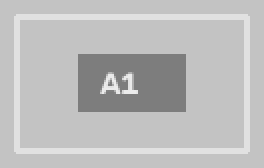
#> input picture data/good_product.png, 132 x 84 px (shown 2 times larger)
$ python defect_inspection.py
#> lines starting #> are read from the running program, lines starting #| are printed output that depends on the picture; after the words box and inside, x2 and y2 are one past the last pixel; in counts of white or black regions, pixels touching at a corner belong together
#> in run, reference_image is the input picture: shape (84, 132, 3); min 125, max 235, mean 189
import argparse
from pathlib import Path
import cv2
import numpy as np
import pandas as pd
from sklearn.metrics import accuracy_score, precision_score, recall_score, f1_score, confusion_matrix


def read_product(image, threshold=100):
#> called with threshold = 100
    gray = cv2.cvtColor(image, cv2.COLOR_BGR2GRAY) if image.ndim == 3 else image
    mask = cv2.threshold(gray, threshold, 255, cv2.THRESH_BINARY)[1]
#> mask: shape (84, 132); every value is 255
    mask = cv2.morphologyEx(mask, cv2.MORPH_CLOSE, np.ones((3, 3), np.uint8))
    contours, _ = cv2.findContours(mask, cv2.RETR_EXTERNAL, cv2.CHAIN_APPROX_SIMPLE)
#> contours = [[[0, 0], [0, 83], [131, 83], [131, 0]]]
    if not contours:
        return None
    contour = max(contours, key=cv2.contourArea)
#> contour = [[0, 0], [0, 83], [131, 83], [131, 0]]
    x, y, w, h = cv2.boundingRect(contour)
#> x = 0; y = 0; w = 132; h = 84
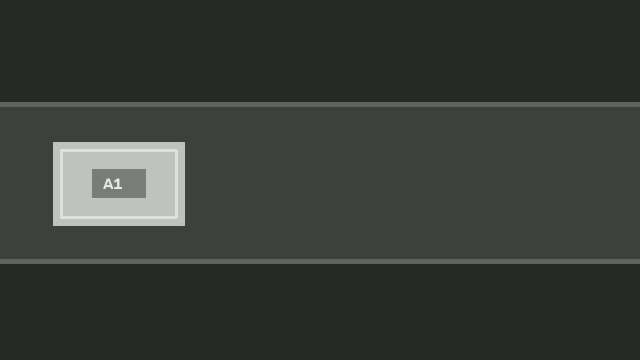
#> input picture frame 30 of data/factory_demo.mp4, 640 x 360 px
#> in run, frame is the input picture: shape (360, 640, 3); mean B, G, R 55.3, 58.3, 56.3
    if w < 15 or h < 15:
        return None
    crop = gray[y:y+h, x:x+w]
    return cv2.resize(crop, (132, 84), interpolation=cv2.INTER_AREA)


def find_products(frame, threshold=100, min_area=2800):
#> called with threshold = 100, min_area = 2800
    gray = cv2.cvtColor(frame, cv2.COLOR_BGR2GRAY)
#> gray: shape (360, 640)
    mask = cv2.threshold(gray, threshold, 255, cv2.THRESH_BINARY)[1]
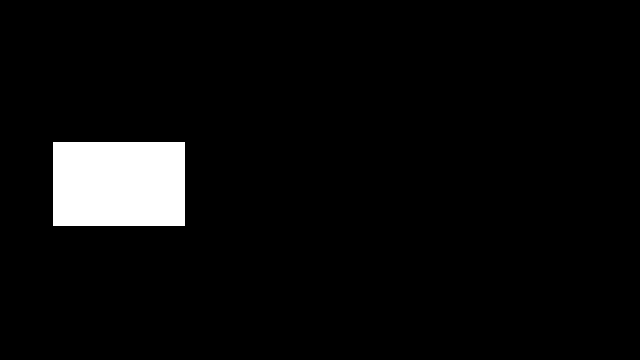
#> mask: shape (360, 640); 4.8% white; 1 white region, box (x1, y1, x2, y2) and area: (53, 142, 185, 226) 11088
    mask = cv2.morphologyEx(mask, cv2.MORPH_CLOSE, np.ones((5, 5), np.uint8))
    contours, _ = cv2.findContours(mask, cv2.RETR_EXTERNAL, cv2.CHAIN_APPROX_SIMPLE)
#> contours = [[[53, 142], [53, 225], [184, 225], [184, 142]]]
    products = []
    for contour in contours:
        if cv2.contourArea(contour) < min_area:
            continue
        x, y, w, h = cv2.boundingRect(contour)
        products.append({'box': (x, y, w, h), 'center': (x + w // 2, y + h // 2)})
#> this loop made 1 pass
#> (contour, x, y, w, h) on pass 1: ([[53, 142], [53, 225], [184, 225], [184, 142]], 53, 142, 132, 84)
#> after the loop, products = 1 item
    return sorted(products, key=lambda item: item['center'][0])


def classify_product(frame, box, reference, pixel_threshold, defect_threshold):
    x, y, w, h = box
    crop = frame[y:y+h, x:x+w]
    image = read_product(crop)
    if image is None:
        return 'DEFECT', 1.0
    diff = cv2.absdiff(reference, image)
    ratio = float(np.mean(diff > pixel_threshold))
    return ('DEFECT' if ratio >= defect_threshold else 'OK'), ratio


def compare_ground_truth(result_df, truth_file):
    truth_df = pd.read_csv(truth_file)
    merged = truth_df.merge(result_df, on='item_id', suffixes=('_true', '_pred'))
    if merged.empty:
        print('No matching IDs for evaluation.')
        return
    y_test = merged['status_true']
    y_pred = merged['status_pred']
    print('-' * 45)
    print(f'Accuracy  : {accuracy_score(y_test, y_pred)*100:.2f}%')
    print(f'Precision : {precision_score(y_test, y_pred, pos_label="DEFECT", zero_division=0)*100:.2f}%')
    print(f'Recall    : {recall_score(y_test, y_pred, pos_label="DEFECT", zero_division=0)*100:.2f}%')
    print(f'F1 Score  : {f1_score(y_test, y_pred, pos_label="DEFECT", zero_division=0)*100:.2f}%')
    print('Confusion Matrix:\n', confusion_matrix(y_test, y_pred, labels=['OK', 'DEFECT']))
    print(f'Evaluated {len(merged)} of {len(truth_df)} labeled demo items.')


def run():
    parser = argparse.ArgumentParser()
    parser.add_argument('--video', default='data/factory_demo.mp4', help='Video or camera index 0')
    parser.add_argument('--reference', default='data/good_product.png')
    parser.add_argument('--truth', default=None, help='Optional CSV with item_id,status (for demos)')
    parser.add_argument('--output', default='outputs')
    parser.add_argument('--threshold', type=int, default=100, help='Object/background separation')
    parser.add_argument('--min-area', type=int, default=2800)
    parser.add_argument('--pixel-threshold', type=int, default=28)
    parser.add_argument('--defect-threshold', type=float, default=0.04)
    parser.add_argument('--no-show', action='store_true')
    args = parser.parse_args()

    reference_image = cv2.imread(args.reference)
    if reference_image is None:
        raise FileNotFoundError('Good product reference not found. Run python make_demo.py first.')
    reference = read_product(reference_image, args.threshold)
    if reference is None:
        raise ValueError('No product visible in reference image.')

    source = int(args.video) if args.video.isdigit() else args.video
    cap = cv2.VideoCapture(source)
    if not cap.isOpened():
        raise FileNotFoundError('Cannot open the input video.')
    width = int(cap.get(cv2.CAP_PROP_FRAME_WIDTH))
    height = int(cap.get(cv2.CAP_PROP_FRAME_HEIGHT))
    fps = cap.get(cv2.CAP_PROP_FPS) or 15
    if fps <= 0:
        fps = 15
    inspection_line = width // 2
    output_path = Path(args.output)
    output_path.mkdir(parents=True, exist_ok=True)
    writer = cv2.VideoWriter(str(output_path / 'inspection_result.mp4'),
                             cv2.VideoWriter_fourcc(*'mp4v'), fps, (width, height))
    if not writer.isOpened():
        raise RuntimeError('Cannot create the output video.')

    tracks = {}
    result_list = []
    next_id = 1
    frame_number = 0
    total_ok, total_defect = 0, 0
    try:
        while True:
            ret, frame = cap.read()
            if not ret:
                break
            frame_number += 1
            products = find_products(frame, args.threshold, args.min_area)
#> products = 1 item
            assigned_ids = set()

            for product in products:
                center = product['center']
                candidates = []
                for item_id, track in tracks.items():
                    if item_id in assigned_ids or frame_number - track['last_frame'] > 4:
                        continue
                    dist = np.linalg.norm(np.array(center) - np.array(track['center']))
                    if dist < 90:
                        candidates.append((dist, item_id))

                if candidates:
                    _, item_id = min(candidates)
                    track = tracks[item_id]
                else:
                    item_id = next_id
                    next_id += 1
                    track = {'center': center, 'last_frame': frame_number,
                             'checked': False, 'status': 'WAIT', 'ratio': 0}
                    tracks[item_id] = track

                assigned_ids.add(item_id)
                old_x = track['center'][0]
                track['center'] = center
                track['last_frame'] = frame_number
                x, y, w, h = product['box']

                # Inspect once per item as its center passes the inspection line.
                if not track['checked'] and old_x < inspection_line <= center[0]:
                    status, ratio = classify_product(frame, product['box'], reference,
                                                     args.pixel_threshold, args.defect_threshold)
                    track.update({'checked': True, 'status': status, 'ratio': ratio})
                    total_defect += int(status == 'DEFECT')
                    total_ok += int(status == 'OK')
                    result_list.append({'item_id': item_id, 'time_seconds': round(frame_number / fps, 2),
                                        'status': status, 'difference_ratio': round(ratio, 4)})
                    print(f'Item {item_id}: {status}, image difference = {ratio*100:.1f}%')

                color = (0, 0, 255) if track['status'] == 'DEFECT' else (0, 255, 0)
                cv2.rectangle(frame, (x, y), (x + w, y + h), color, 2)
                cv2.putText(frame, f'#{item_id} {track["status"]}', (x, max(y - 8, 15)),
                            cv2.FONT_HERSHEY_SIMPLEX, 0.55, color, 2)
#> this loop made 1 pass
#> (product, item_id, next_id, old_x) on pass 1: ({'box': (53, 142, 132, 84), 'center': (119, 184)}, 1, 2, 119)
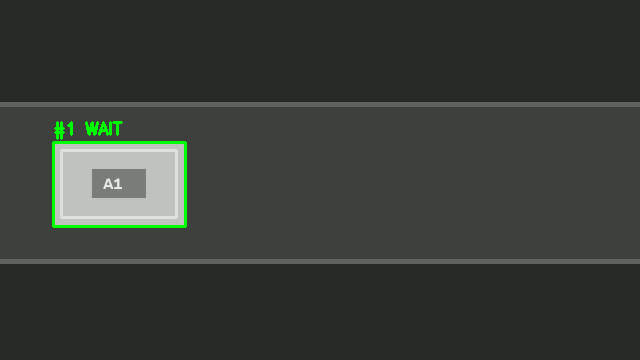
#> frame: shape (360, 640, 3); 0.78% of pixels changed, all inside (x1, y1, x2, y2) = (52, 121, 187, 228)
#> after the loop, assigned_ids = 1 item; next_id = 2; result_list = []; total_defect = 0; total_ok = 0; tracks = 1 item

            # Drop stale tracks to keep memory bounded on long videos.
            tracks = {i: t for i, t in tracks.items() if frame_number - t['last_frame'] < 20}
            cv2.line(frame, (inspection_line, 90), (inspection_line, height - 70), (255, 255, 0), 2)
            cv2.rectangle(frame, (0, 0), (width, 56), (25, 25, 25), -1)
#> frame: shape (360, 640, 3); mean B, G, R 52.9, 57.4, 53.1
            cv2.putText(frame, f'Checked: {total_ok + total_defect}    OK: {total_ok}    DEFECT: {total_defect}',
                        (12, 35), cv2.FONT_HERSHEY_SIMPLEX, 0.75, (255, 255, 255), 2)
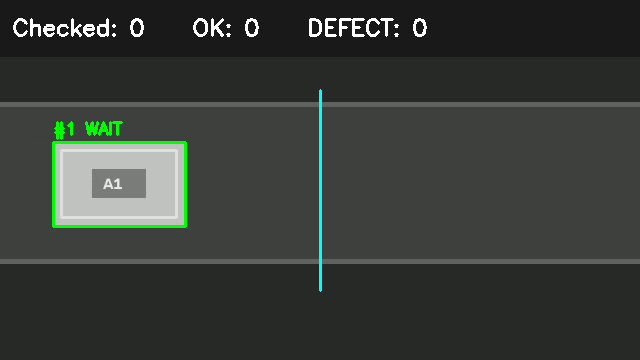
#> frame: shape (360, 640, 3); mean B, G, R 55, 59.5, 55.2
            writer.write(frame)
            if not args.no_show:
                cv2.imshow('Factory Defect Inspection', frame)
                if cv2.waitKey(1) & 0xFF == ord('q'):
#> (key q is pressed here)
                    break
    finally:
        cap.release()
        writer.release()
        cv2.destroyAllWindows()

    df = pd.DataFrame(result_list, columns=['item_id', 'time_seconds', 'status', 'difference_ratio'])
#> df = table of 0 rows and 4 columns
    df.to_csv(output_path / 'inspection_report.csv', index=False)
    print('-' * 45)
    print(f'Products checked: {total_ok + total_defect}')
#| Products checked: 0
    print(f'OK: {total_ok}, DEFECT: {total_defect}')
#| OK: 0, DEFECT: 0
    print('Saved outputs in:', output_path)
    if args.truth is not None:
        compare_ground_truth(df, args.truth)


if __name__ == '__main__':
    run()
